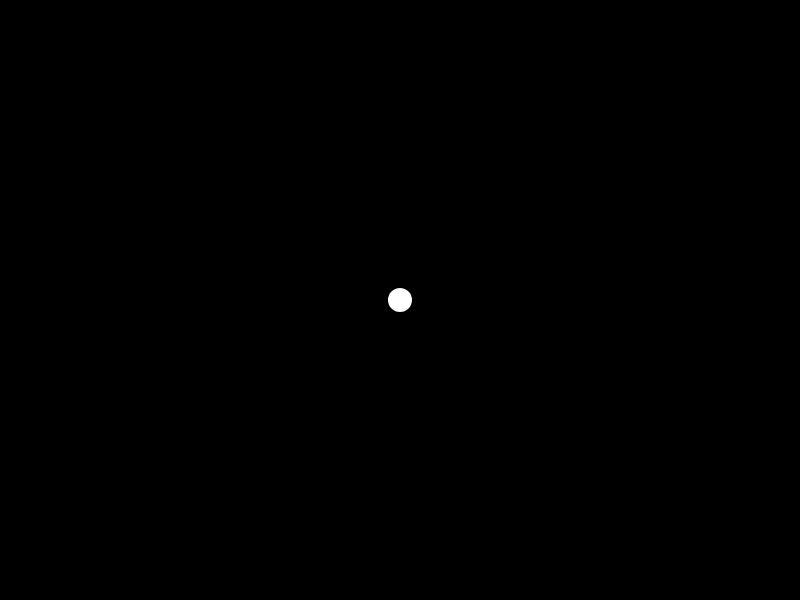
Frame 1 (no input)
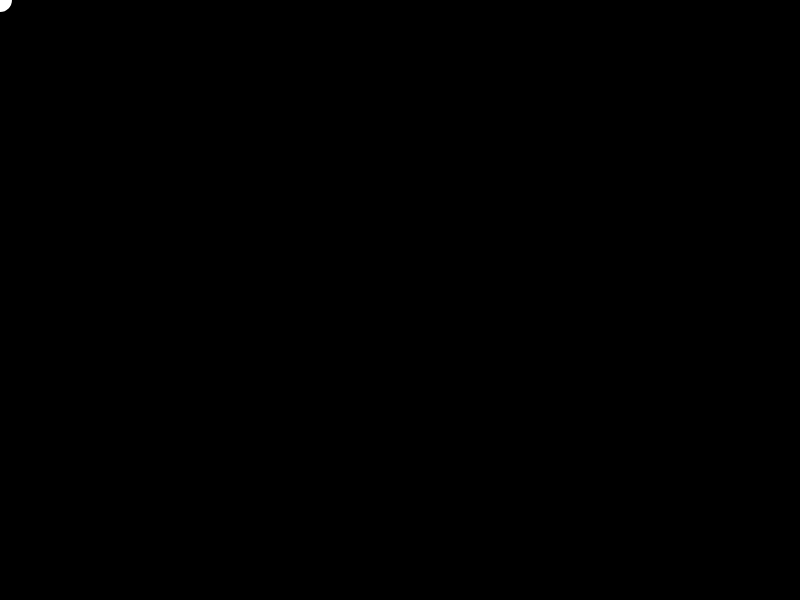
Frame 60 (no input)
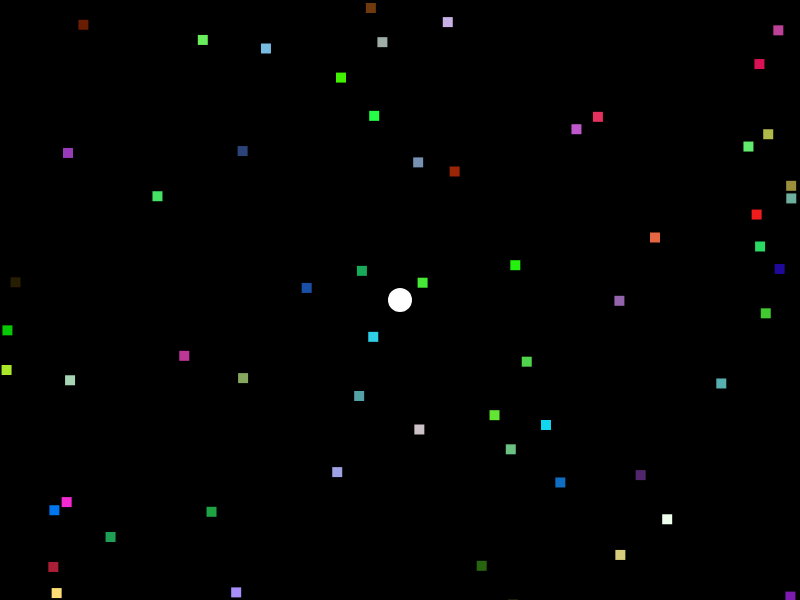
Frame 120 (the mouse pressed at the canvas centre since frame 60)

The p5.js sketch that drew these frames (run headless with seeded random() and noise() and a simulated clock; from frame 60 on, the mouse is pressed at the canvas centre):

// p5.js sketch
// ── sketch.js
let circleX;
let circleY;
let extraCanvas;
function setup() {
  createCanvas(800, 600);
  extraCanvas = createGraphics(800, 600);
  extraCanvas.background(255, 0, 0);
  extraCanvas.clear();
  background(0);
  circleX = 400;
  circleY = 300;
}

function draw() {
  background(0, 0, 0);

  rectMode(CENTER);
  noStroke();
  fill(255, 255, 255);
  circle(circleX, circleY, 24);
  circleX = mouseX;
  circleY = mouseY;
  if (mouseIsPressed) {
    const xc = random(0, width);
    const yc = random(0, height);
    extraCanvas.noStroke();
    extraCanvas.fill(random(0, 255), random(0, 255), random(0, 255), 255);
    extraCanvas.rect(xc, yc, 10, 10);
  }
  image(extraCanvas, 0, 0);
}

// ── style.css
html, body {
  margin: 50px;
  padding: 0;
}

canvas {
  display: block;
}
